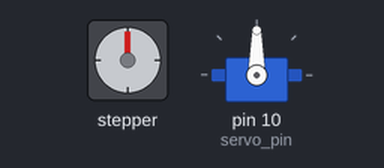
A sketch run on a simulated Arduino Mega 2560, built with avr-gcc and run on an emulated ATmega2560. Parts: stepper motor, servo. Wiring (inferred from the names in the program): stepper motor (2048 steps per turn assumed): coils pin 22, pin 24, pin 26, pin 28.

Above: at 0.05 s.
At 2.05 s:
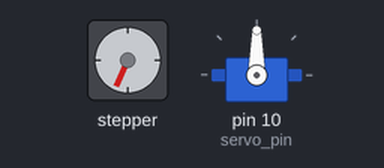
At 4.05 s:
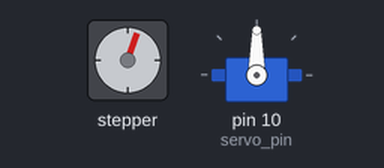
At 8.1 s:
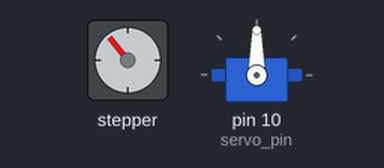
Timing chart, 0 to 10.8 s (numbered marks = the images above):
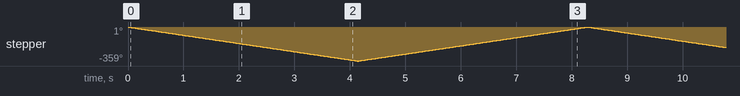

The sketch:

only_stepper_3.ino
```cpp
#include <Servo.h>
#include <AFMotor.h>


Servo servo1;

AF_Stepper motor1(30, 1);
AF_Stepper motor2(30, 2);

#define STEPPER_PIN_1 22  //
#define STEPPER_PIN_2 24 // stepper 3 pins
#define STEPPER_PIN_3 26 //
#define STEPPER_PIN_4 28 //

int stepper3_step_number = 0;           //for stepper 3 **do not change**
int button = 32;
int angle = 0;
int servo_pin = 10;
int Stepper1_2_speed = 1500;
int max_trimmer_angle = 100;
int num_of_steps_stepper_3 = 2048;      // Total steps for revolution is 2048 each steps moves motor by 0.17578125 degree


void setup() {

  Serial.begin(9600);

  servo1.attach(servo_pin);
  pinMode(button, INPUT);


  motor1.setSpeed(Stepper1_2_speed);
  motor2.setSpeed(Stepper1_2_speed);

  pinMode(STEPPER_PIN_1, OUTPUT);
  pinMode(STEPPER_PIN_2, OUTPUT);
  pinMode(STEPPER_PIN_3, OUTPUT);
  pinMode(STEPPER_PIN_4, OUTPUT);


}


////////////////////////////////////////////////////////////////////////////////////////////////////////////////////////////////////////////////////
//coding for stepper 3

void OneStep(bool dir){
    if(dir){
switch(stepper3_step_number){
  case 0:
  digitalWrite(STEPPER_PIN_1, HIGH);
  digitalWrite(STEPPER_PIN_2, LOW);
  digitalWrite(STEPPER_PIN_3, LOW);
  digitalWrite(STEPPER_PIN_4, LOW);
  break;
  case 1:
  digitalWrite(STEPPER_PIN_1, LOW);
  digitalWrite(STEPPER_PIN_2, HIGH);
  digitalWrite(STEPPER_PIN_3, LOW);
  digitalWrite(STEPPER_PIN_4, LOW);
  break;
  case 2:
  digitalWrite(STEPPER_PIN_1, LOW);
  digitalWrite(STEPPER_PIN_2, LOW);
  digitalWrite(STEPPER_PIN_3, HIGH);
  digitalWrite(STEPPER_PIN_4, LOW);
  break;
  case 3:
  digitalWrite(STEPPER_PIN_1, LOW);
  digitalWrite(STEPPER_PIN_2, LOW);
  digitalWrite(STEPPER_PIN_3, LOW);
  digitalWrite(STEPPER_PIN_4, HIGH);
  break;
}
  }else{
    switch(stepper3_step_number){
  case 0:
  digitalWrite(STEPPER_PIN_1, LOW);
  digitalWrite(STEPPER_PIN_2, LOW);
  digitalWrite(STEPPER_PIN_3, LOW);
  digitalWrite(STEPPER_PIN_4, HIGH);
  break;
  case 1:
  digitalWrite(STEPPER_PIN_1, LOW);
  digitalWrite(STEPPER_PIN_2, LOW);
  digitalWrite(STEPPER_PIN_3, HIGH);
  digitalWrite(STEPPER_PIN_4, LOW);
  break;
  case 2:
  digitalWrite(STEPPER_PIN_1, LOW);
  digitalWrite(STEPPER_PIN_2, HIGH);
  digitalWrite(STEPPER_PIN_3, LOW);
  digitalWrite(STEPPER_PIN_4, LOW);
  break;
  case 3:
  digitalWrite(STEPPER_PIN_1, HIGH);
  digitalWrite(STEPPER_PIN_2, LOW);
  digitalWrite(STEPPER_PIN_3, LOW);
  digitalWrite(STEPPER_PIN_4, LOW);


}
  }
stepper3_step_number++;
  if(stepper3_step_number > 3){
    stepper3_step_number = 0;
  }
}


////////////////////////////////////////////////////////////////////////////////////////////////////////////////////////////////////////////////////


void loop()
{


 for(int i=0;i<2048;i++)   //clockwise
  {
    OneStep(false);
    delay(2);
  }
 for(int i=0;i<2048;i++)   //anti clockwise
  {
    OneStep(true);
    delay(2);
  }
}
```

Measured:
- by itself, stepper: turns 359° counter-clockwise in 4.1 s, then 359° clockwise in 4.1 s, repeating every 8.3 s
